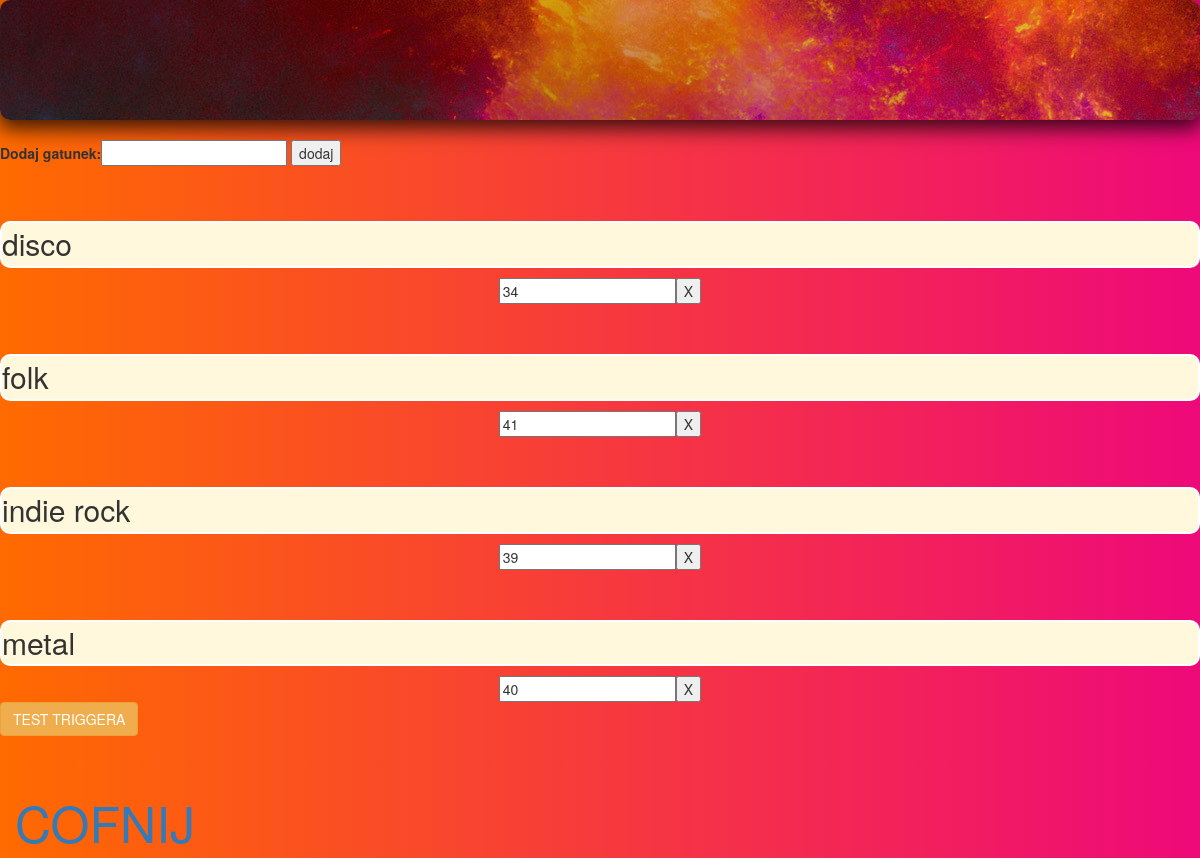
Screenshot of /view/gatunki.php with the database file from the repository.
### tables this page shows
CREATE TABLE `gatuneki_enum` (
  `idgatunek` int(11) NOT NULL,
  `nazwa` varchar(45) NOT NULL
);

### view/gatunki.php (the view, shortened to what this page needs)
<html>
<head>
    <link rel="stylesheet" href="https://maxcdn.bootstrapcdn.com/bootstrap/3.3.7/css/bootstrap.min.css">
</head>
<body style="
background: #ee0979; /* fallback for old browsers */
background: -webkit-linear-gradient(to left, #ee0979 , #ff6a00); /* Chrome 10-25, Safari 5.1-6 */
background: linear-gradient(to left, #ee0979 , #ff6a00); /* W3C, IE 10+/ Edge, Firefox 16+, Chrome 26+, Opera 12+, Safari 7+ */
        " >
<div class="row" >
    <div id="header"
         style="
         width: 100vw;
         height: 15vh;
         padding: 0;
         margin: 0;
         background-size: auto;
         background-image: url('images/maxresdefault.jpg');
         background-repeat: no-repeat; border-radius: 10px;
         -webkit-box-shadow: 0px 7px 20px 2px rgba(0,0,0,0.75);
        -moz-box-shadow: 0px 7px 20px 2px rgba(0,0,0,0.75);
        box-shadow: 0px 7px 20px 2px rgba(0,0,0,0.75);">
    </div>
<div class="row">
    <form class="dodaj" action="gatunki_dodaj.php" method="POST">
    <label>Dodaj gatunek:<input name="nazwa_gatunku" type="text" required></label>
    <button type="submit">dodaj</button>
    </form>
          <?php
                $con = mysqli_connect('localhost', 'bendomin_paluch7', 'haslo');
                                        $query_columns_info = 'SELECT DISTINCT idgatunek, nazwa FROM bendomin_paluch7.gatuneki_enum';
                                        if($result = mysqli_query($con, $query_columns_info)){
                                            while ($row = mysqli_fetch_assoc($result)) {
                                                echo '<p style="font-size: 30px; margin-top:50px;">'.$row['nazwa'].'</p>'
                                                .'<form class="usun" action="usun_gatunki.php" method="POST">';
                                                echo '<input readonly name="idgatunek" value="'.$row['idgatunek'].'">';
                                                echo '<button type="submit">X</button>'
                                                .'</form>';
                                            }
                                        }
           ?>
    <button type="button" class="btn btn-warning" data-toggle="collapse" data-target="#demoTRIGGER">TEST TRIGGERA</button>
</div>
 <div id="futer" class="row" style="font-size:50px; margin-left:15px; margin-top: 50px; cursor: pointer;">
        <a  href="index.php">COFNIJ</a>
</div>
</div>
</body>
</html>

### view/gatunki.php (style rules this page uses)
.row { margin:0; }
p { border: 2px white solid; border-radius: 10px; background-color: cornsilk; }
.dodaj { text-align: left; margin-top: 20px; }
.usun { margin: 0; text-align: center; margin-left: auto; margin-right: auto; max-width: 40vw; }

### rows the page displays
gatuneki_enum: nazwa "disco", idgatunek "34"
gatuneki_enum: nazwa "folk", idgatunek "41"
gatuneki_enum: nazwa "indie rock", idgatunek "39"
gatuneki_enum: nazwa "metal", idgatunek "40"
